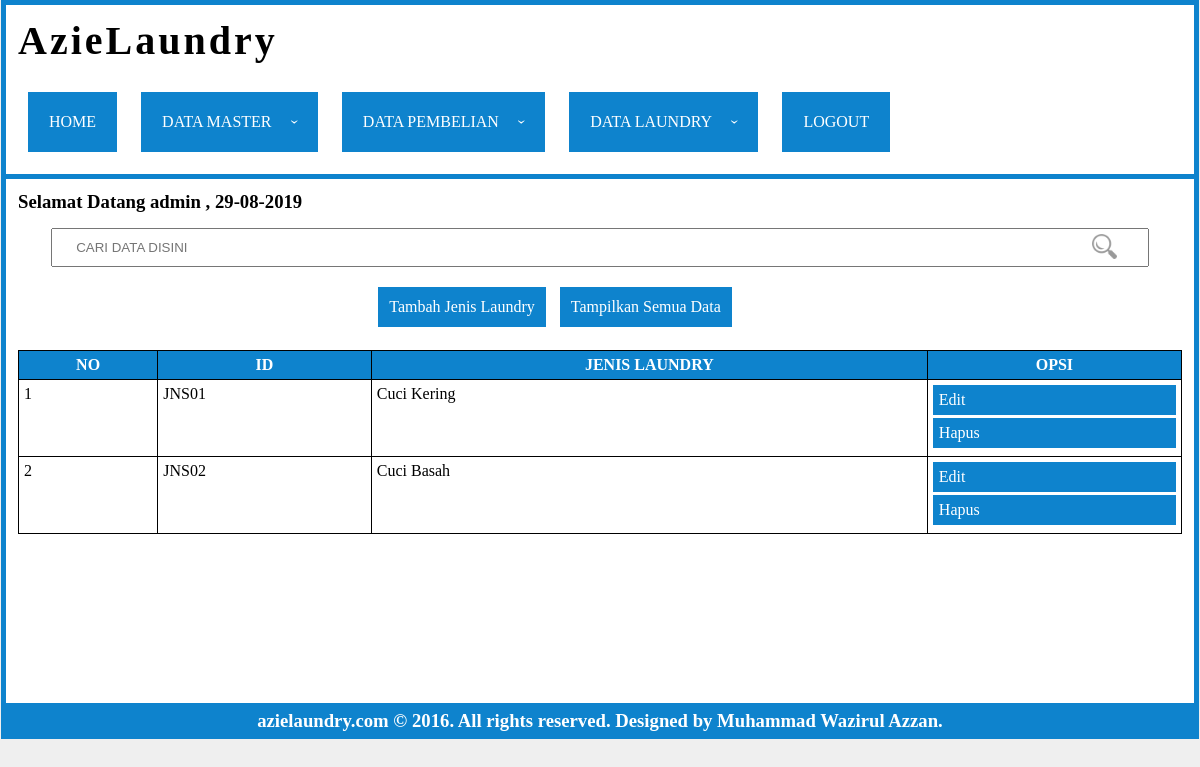
The app's page /index.php?page=jenis-laundry (signed in) with its own data.
### tables this page shows
CREATE TABLE `tbl_akun` (
  `id` int(11) NOT NULL,
  `username` varchar(50) NOT NULL,
  `password` varchar(50) NOT NULL,
  `nama` varchar(50) NOT NULL,
  `alamat` varchar(100) NOT NULL,
  `status` varchar(50) NOT NULL
);

CREATE TABLE `tbl_jnslaundry` (
  `id` varchar(10) NOT NULL,
  `jenis_laundry` varchar(50) NOT NULL
);

### conn/cek-login.php (called while the page is built, shortened)
<?php
include 'conn.php';
	$username = $_SESSION['username'];
	$q = mysqli_query($conn,"SELECT * from tbl_akun where username = '".$username."'");
	$data = mysqli_fetch_array($q);
	$nama = $data['nama'];
?>

### page/jnslaundry/read.php (the view, shortened to what this page needs)
<form method="post" id="pencarian">
	<input type="text" name="acuan" placeholder="CARI DATA DISINI" id="pencarian"><span class="search-icon"><img src="img/search.png"></span></input>
</form>
<ul id="submenu">
	<li><a href="index.php?page=jenis-laundry-add">Tambah Jenis Laundry</a></li>
	<li><a class="alldata">Tampilkan Semua Data</a></li>
</ul>
<br>
<table>
	<thead>
		<tr>
			<th>No</th>
			<th>id</th>
			<th>jenis laundry</th>
			<th>opsi</th>
		</tr>
	</thead>
	<tbody>
		<?php
		$no = 1;
		if (isset($_POST['acuan'])) {
			$acuan = $_POST['acuan'];
			$query = mysqli_query($conn,"SELECT * FROM tbl_jnslaundry where id like '%$acuan%' or jenis_laundry like '%$acuan%'");
		}else{
			$query = mysqli_query($conn,"SELECT * FROM tbl_jnslaundry");
		}
		while($data = mysqli_fetch_array($query)){
		?>
		<tr>
			<td><?=$no?></td>
			<td><?=$data['id']?></td>
			<td><?=$data['jenis_laundry']?></td>
			<td>
			<a href="index.php?page=jenis-laundry-edit&id=<?=$data['id']?>">Edit</a>
			<a href="index.php?page=jenis-laundry-del&id=<?=$data['id']?>">Hapus</a>
			</td>
		</tr>
		<?php
		$no++;
		}
		?>
	</tbody>
</table>

### index.php (shortened to what this page needs)
<?php
include 'conn/cek-login.php';
?>
<!DOCTYPE html>
<html>
<head>
<link rel="stylesheet" type="text/css" href="css/index.css">
</head>
<body>
<div id="header">
		<h1>AzieLaundry</h1><br>
		<div class="menu">
			<ul class="nav-ul">
				<li class="nav-li"><a href="index.php">home</a></li>
				<li class="nav-li"><a>data master<span class="arrow"></span></a>
				</li>
				<li class="nav-li"><a>data pembelian<span class="arrow"></span></a>
				</li>
				<li class="nav-li"><a>data laundry<span class="arrow"></span></a>
				</li>
				<li class="nav-li"><a href="logout.php">logout</a></li>
			</ul>
		</div>
</div>
<div id="body">
	<h3>Selamat Datang <?=$nama?> , <?=date('d-m-Y')?></h3>
	<?php
	if (isset($_GET['page'])) {
		$page = $_GET['page'];
	}else{
		$page = "";
	}
	if(isset($_GET['id'])){$id = $_GET['id'];}else{$id="";}
	if ($page == "konsumen") {
		include 'page/konsumen/read.php';
	}else if ($page == "akun") {
		include 'page/akun/read.php';
	}else if ($page == "akun-add" || $page == "akun-edit"){
		include 'form.php';
	}else if($page == "akun-del"){
		header("location:page/akun/action.php?aksi=del&id=$id");
	}else if ($page == "konsumen-add" || $page == "konsumen-edit" || $page == "konsumen-add-keranjang"){
		include 'form.php';
	}else if($page == "konsumen-del"){
		header("location:page/konsumen/action.php?aksi=del&id=$id");
	}else if ($page == "karyawan") {
		include 'page/karyawan/read.php';
	}else if ($page == "karyawan-add" || $page == "karyawan-edit"){
		include 'form.php';
	}else if($page == "karyawan-del"){
		header("location:page/karyawan/action.php?aksi=del&id=$id");
	}else if ($page == "supplier") {
		include 'page/supplier/read.php';
	}else if ($page == "supplier-add" || $page == "supplier-edit"){
		include 'form.php';
	}else if($page == "supplier-del"){
		header("location:page/supplier/action.php?aksi=del&id=$id");
	}else if ($page == "barang") {
		include 'page/barang/read.php';
	}else if ($page == "pembelian") {
		include 'page/pembelian/read.php';
	}else if ($page == "pembelian-add"){
		include 'form.php';
	}else if ($page == "pembelian-add-lama"){
		include 'form.php';
	}else if ($page == "histori-pembelian") {
		include 'page/histori-pembelian/read.php';
	}else if ($page == "histori-pembelian-download") {
		include 'form.php';
	}else if ($page == "jenis-laundry") {
		include 'page/jnslaundry/read.php';
	}else if ($page == "jenis-laundry-add" || $page == "jenis-laundry-edit"){
		include 'form.php';
	}else if($page == "jenis-laundry-del"){
		header("location:page/jnslaundry/action.php?aksi=del&id=$id");
	}else if ($page == "jenis-pakaian") {
		include 'page/jnspakaian/read.php';
	}else if ($page == "jenis-pakaian-add" || $page == "jenis-pakaian-edit"){
		include 'form.php';
	}else if($page == "jenis-pakaian-del"){
		header("location:page/jnspakaian/action.php?aksi=del&id=$id");
	}else if ($page == "tarif") {
		include 'page/tarif/read.php';
	}else if ($page == "tarif-add" || $page == "tarif-edit"){
		include 'form.php';
	}else if($page == "tarif-del"){
		header("location:page/tarif/action.php?aksi=del&id=$id");
	}else if ($page == "keranjang") {
		include 'page/keranjang/read.php';
	}else if($page == "keranjang-add" || $page == "set-keranjang"){
		include 'form.php';
	}else if($page == "ganti-keranjang"){
		header('location:page/keranjang/action.php?aksi=ganti-keranjang');
	}else if($page == "submit-transaksi"){
		header('location:page/keranjang/action.php?aksi=submit-transaksi');
	}else if ($page == "transaksi" || $page == "lihat-transaksi") {
		include 'page/transaksi/read.php';
	}else if ($page == "penggunaan-barang") {
		include 'page/penggunaan-barang/read.php';
	}else{
		echo "Pilih Menu Sub";
	}
	?>
</div>
<div id="footer">
	<h3>azielaundry.com © 2016. All rights reserved. Designed by Muhammad Wazirul Azzan.</h3>
</div>
</body>
</html>

### css/index.css (style rules this page uses)
* { margin: 0; padding: 0; }
a { text-decoration: none; }
ul { list-style: none; }
body { background: #efefef; }
#header { background: #fff; display: block; margin: 0 auto; width: 97%; padding: 1%; height: auto; border:5px solid #0e83cd; border-bottom: 0px solid transparent; }
#header h1 { font-family: comic sans ms; letter-spacing: 3px; font-size: 40px; }
.menu li { display: inline-block; margin: 10px; }
.menu { text-transform: uppercase; }
.nav-li a { display: block; padding: 20px; color: white; cursor: pointer; border:1px solid transparent; background: #0e83cd; }
#body { width: 97%; padding: 1%; margin: 0 auto; display: block; background: white; border:5px solid #0e83cd; border-collapse: collapse; overflow: auto; height: 500px; }
#footer { width: 97%; padding: 2px 1%; margin: 0 auto; display: block; background: white; border:5px solid #0e83cd; border-top: 0px solid white; background: #0e83cd; font-family: comic sans ms; text-align: center; color: white; border-collapse: collapse; }
#body table { width:100%; margin: 0 auto; border:1px solid #000; border-collapse: collapse; }
#body table th,#body table td { border: 1px solid black; padding: 5px; }
#body table thead { background: #0e83cd; color: white; text-transform: uppercase; }
#body table tbody { vertical-align: top; text-transform: capitalize; }
#body table tbody a { display: block; padding: 5px; color: white; cursor: pointer; border:1px solid transparent; transition: all ease-in-out 0.3s; margin-bottom: 3px; background: #0e83cd; }
#pencarian { margin: 15px 0; }
#pencarian input[type='text'] { padding: 10px 2%; width: 90%; display: block; margin: 0 auto; }
.search-icon { position: relative; font-size: 25px; float: right; margin-right: 65px; top: -33px; cursor: pointer; }
.search-icon img { width: 25px; height: 25px; opacity: 0.8; }
#submenu { width: 100%; text-align: center; }
#submenu li { margin: 5px; display: inline-block; }
#submenu li a { display: block; padding: 10px; color: white; cursor: pointer; border:1px solid transparent; transition: all ease-in-out 0.5s; background: #0e83cd; }

### records on screen
tbl_akun: nama "admin"
tbl_jnslaundry: id "JNS01", jenis_laundry "Cuci Kering"
tbl_jnslaundry: id "JNS02", jenis_laundry "Cuci Basah"
